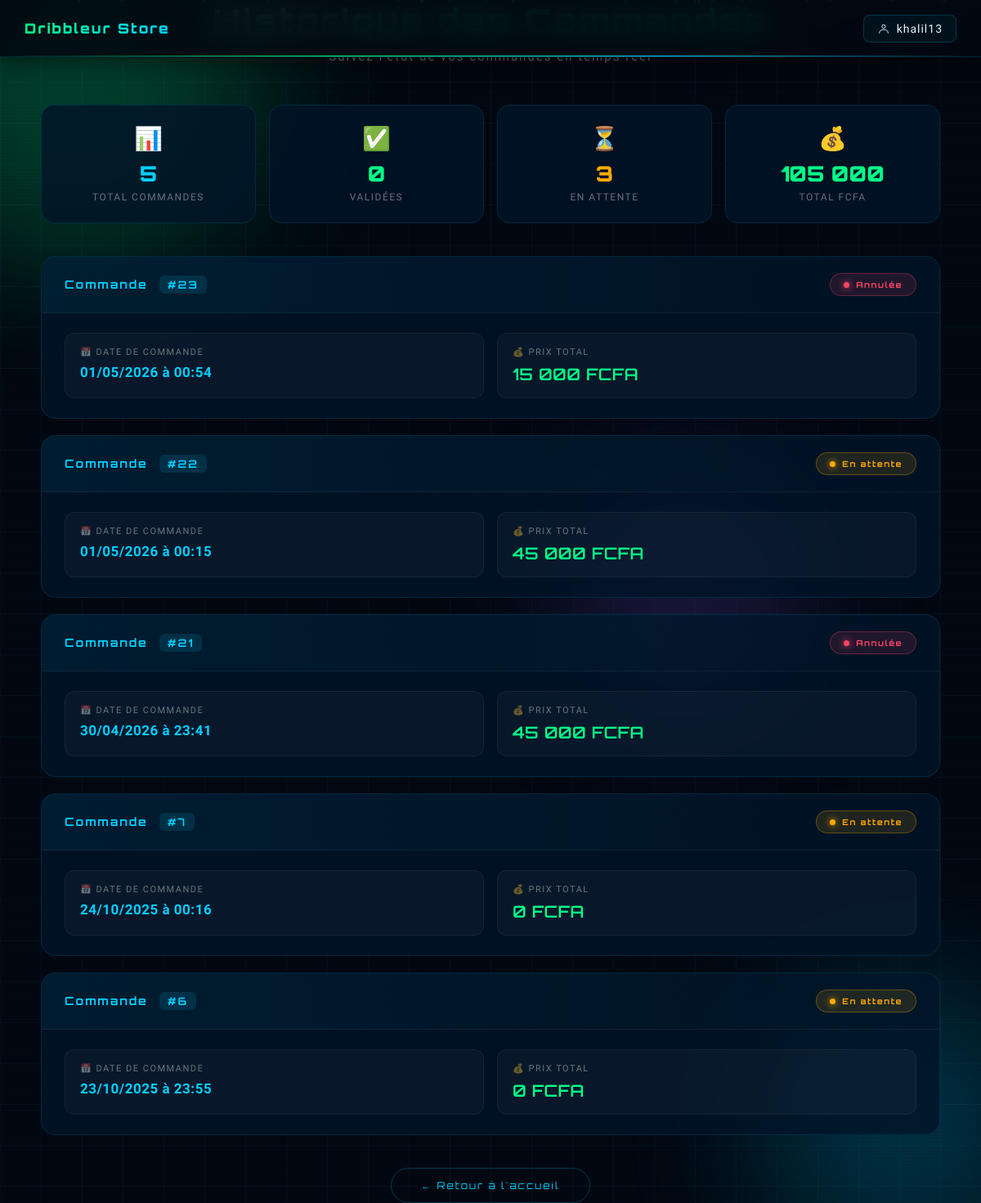
The app's page /order_history.php (signed in) with its own data.
### tables this page shows
CREATE TABLE `orders` (
  `id` int(11) unsigned NOT NULL AUTO_INCREMENT,
  `user_id` int(11) unsigned NOT NULL,
  `total_price` decimal(10,2) NOT NULL,
  `order_date` timestamp NOT NULL DEFAULT current_timestamp(),
  `status` varchar(50) DEFAULT 'pending',
  PRIMARY KEY (`id`),
  KEY `fk_orders_user` (`user_id`),
  CONSTRAINT `fk_orders_user` FOREIGN KEY (`user_id`) REFERENCES `visiteur` (`id`) ON DELETE CASCADE ON UPDATE CASCADE
);

### order_history.php (the view, shortened to what this page needs)
<?php
$pdo = db();
$user_id = $_SESSION['user_id_from_db'] ?? null;
$username = $_SESSION['username'] ?? 'Utilisateur';
$orders = [];
if ($user_id) {
    try {
        $stmt = $pdo->prepare('SELECT id, total_price, status, order_date FROM orders WHERE user_id = :user_id ORDER BY order_date DESC');
        $stmt->execute([':user_id' => $user_id]);
        $orders = $stmt->fetchAll(PDO::FETCH_ASSOC);
    } catch (PDOException $e) {
        $error_message = "Erreur lors de la récupération des commandes.";
    }
}
function formatStatus($status) {
    $statuses = [
        'en_attente' => 'En attente',
        'validee'    => 'Validée',
        'annulee'    => 'Annulée',
        'en_cours'   => 'En cours',
        'livree'     => 'Livrée'
    ];
    return $statuses[$status] ?? ucfirst(str_replace('_', ' ', $status));
}
function statusColor($status) {
    return match($status) {
        'validee','livree' => ['#00ff88','rgba(0,255,136,0.12)','rgba(0,255,136,0.3)'],
        'annulee'          => ['#ff4466','rgba(255,68,102,0.12)','rgba(255,68,102,0.3)'],
        'en_cours'         => ['#00cfff','rgba(0,207,255,0.12)','rgba(0,207,255,0.3)'],
        default            => ['#ffaa00','rgba(255,170,0,0.12)','rgba(255,170,0,0.3)'],
    };
}
?>
<!DOCTYPE html>
<html lang="fr">
<head>
</head>
<body>
    <div class="bg-grid"></div>
    <div class="orb orb-1"></div>
    <div class="orb orb-2"></div>
    <div class="orb orb-3"></div>
    <div class="particles" id="particles"></div>
    <div class="scanlines"></div>
    <nav>
        <a href="accueil.php" class="nav-logo">Dribbleur Store</a>
        <div class="nav-user">
            <svg width="16" height="16" viewBox="0 0 24 24" fill="none"><circle cx="12" cy="8" r="3.2" stroke="currentColor" stroke-width="1.4"/><path d="M4 20c0-3.3 2.7-6 6-6h4c3.3 0 6 2.7 6 6" stroke="currentColor" stroke-width="1.4" stroke-linecap="round" stroke-linejoin="round"/></svg>
            <?= htmlspecialchars($username) ?>
        </div>
    </nav>
    <div class="container">
        <div class="page-header">
            <h1 class="page-title">Historique des Commandes</h1>
            <p class="page-subtitle">Suivez l'état de vos commandes en temps réel</p>
        </div>
        <?php if (!empty($orders)):
            $total = array_sum(array_column($orders, 'total_price'));
            $validees = count(array_filter($orders, fn($o)=>$o['status']==='validee'));
            $attente  = count(array_filter($orders, fn($o)=>$o['status']==='en_attente'));
        ?>
        <div class="stats-grid">
            <div class="stat-card" style="animation-delay:0s">
                <div class="stat-icon">📊</div>
                <div class="stat-value"><?= count($orders) ?></div>
                <div class="stat-label">Total commandes</div>
            </div>
            <div class="stat-card" style="animation-delay:0.08s">
                <div class="stat-icon">✅</div>
                <div class="stat-value" style="color:var(--neon-green)"><?= $validees ?></div>
                <div class="stat-label">Validées</div>
            </div>
            <div class="stat-card" style="animation-delay:0.16s">
                <div class="stat-icon">⏳</div>
                <div class="stat-value" style="color:#ffaa00"><?= $attente ?></div>
                <div class="stat-label">En attente</div>
            </div>
            <div class="stat-card" style="animation-delay:0.24s">
                <div class="stat-icon">💰</div>
                <div class="stat-value" style="color:var(--neon-green)"><?= number_format($total, 0, ',', ' ') ?></div>
                <div class="stat-label">Total FCFA</div>
            </div>
        </div>
        <div class="orders-list">
            <?php foreach($orders as $i => $order):
                [$col, $bg, $border] = statusColor($order['status']);
            ?>
            <div class="order-card" style="animation-delay:<?= $i*0.08 ?>s">
                <div class="order-header">
                    <div class="order-id">Commande <span>#<?= htmlspecialchars($order['id']) ?></span></div>
                    <span class="status-badge" style="background:<?= $bg ?>;border:1px solid <?= $border ?>;color:<?= $col ?>;">
                        <span class="status-dot" style="background:<?= $col ?>;box-shadow:0 0 8px <?= $col ?>;"></span>
                        <?= htmlspecialchars(formatStatus($order['status'])) ?>
                    </span>
                </div>
                <div class="order-body">
                    <div class="detail-item">
                        <div class="detail-label">📅 Date de commande</div>
                        <div class="detail-value blue"><?= date('d/m/Y à H:i', strtotime($order['order_date'])) ?></div>
                    </div>
                    <div class="detail-item">
                        <div class="detail-label">💰 Prix Total</div>
                        <div class="detail-value green"><?= number_format($order['total_price'], 0, ',', ' ') ?> FCFA</div>
                    </div>
                </div>
            </div>
            <?php endforeach; ?>
        </div>
        <?php endif; ?>
        <div class="btn-wrap">
            <a href="accueil.php" class="btn-outline">← Retour à l'accueil</a>
        </div>
    </div>
</body>
</html>

### records on screen
orders: id "23", status "Annulée", order_date "01/05/2026 à 00:54", total_price "15 000"
orders: id "22", status "En attente", order_date "01/05/2026 à 00:15", total_price "45 000"
orders: id "21", status "Annulée", order_date "30/04/2026 à 23:41", total_price "45 000"
orders: id "7", status "En attente", order_date "24/10/2025 à 00:16", total_price "0"
orders: id "6", status "En attente", order_date "23/10/2025 à 23:55", total_price "0"

### other values on screen
$username "khalil13"
count($orders) "5"
$validees "0"
$attente "3"
$total "105 000"
